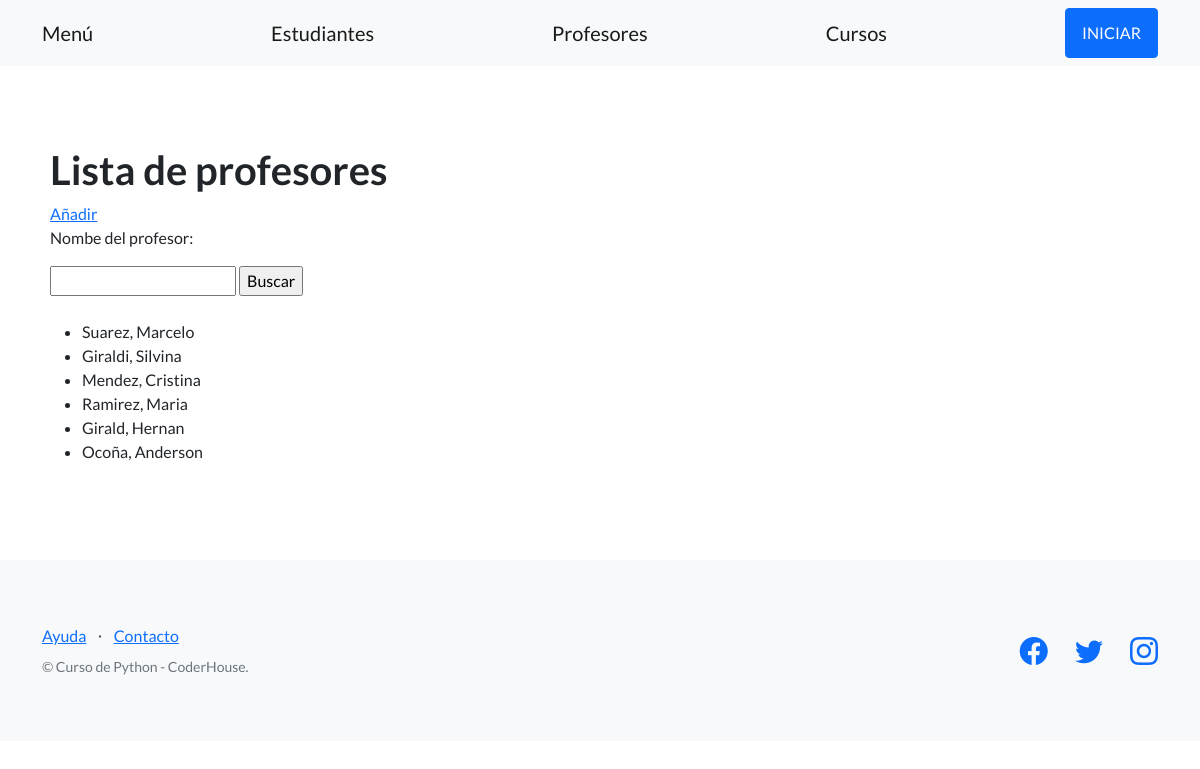
Screenshot of /pagina_web/profesores/ with the database file from the repository.
### pagina_web/models.py (models this page shows, shortened)
class Profesor(models.Model):
    nombre = models.CharField(max_length=256)
    apellido = models.CharField(max_length=256)
    dni = models.CharField(max_length=32)
    email = models.EmailField()
    fecha_nacimiento = models.DateField(null=True)
    materia = models.CharField(max_length=50)

### pagina_web/views.py (the view)
# urls.py: path("profesores/", listar_profesores, name="listar_profesores"),
def listar_profesores(request):
    contexto = {
        'profesores': Profesor.objects.all()
    }
    return render(
        request = request,
        template_name = 'pagina_web/lista_profesores.html',
        context = contexto,
        )

### pagina_web/templates/pagina_web/lista_profesores.html (shortened to what this page needs)
{% extends "pagina_web/base.html" %}
{% block contenido %}
<h1>Lista de profesores</h1>
<a href="{% url 'crear_profesores'%}">Añadir</a>
<br>
<form action="{% url 'buscar_profesores' %}" method="post">
    <p>Nombe del profesor:</p>
    <input type="text" name="nombre">
    <input type="submit" value="Buscar">
</form>
<br>
<ul>
{% for profesor in profesores %}
    <li>{{ profesor.apellido }}, {{ profesor.nombre }}</li>
{% endfor %}
</ul>
{% endblock contenido %}

### rows the page displays
Profesor: apellido "Suarez", nombre "Marcelo"
Profesor: apellido "Giraldi", nombre "Silvina"
Profesor: apellido "Mendez", nombre "Cristina"
Profesor: apellido "Ramirez", nombre "Maria"
Profesor: apellido "Girald", nombre "Hernan"
Profesor: apellido "Ocoña", nombre "Anderson"
